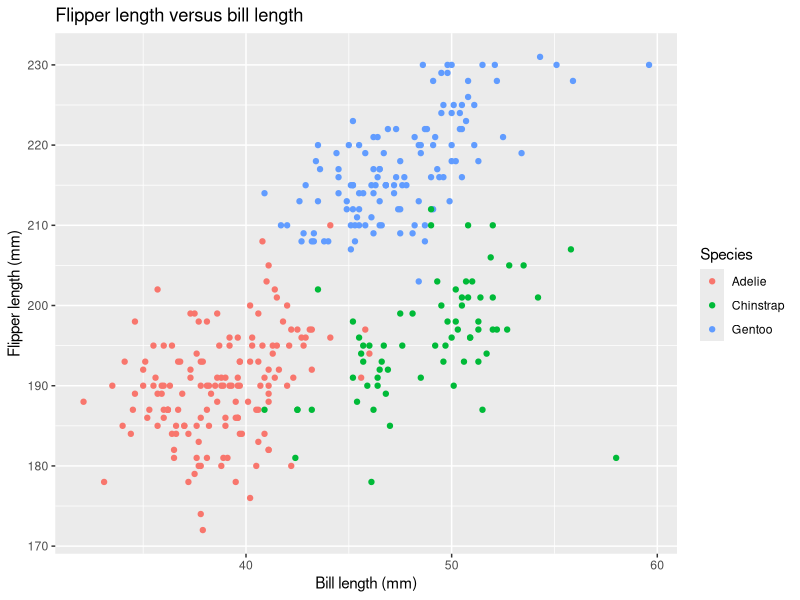
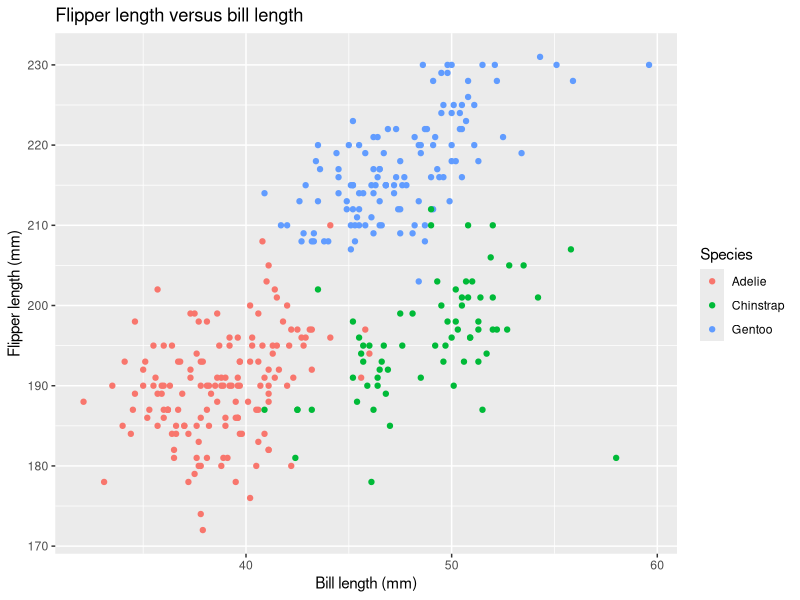

Write the R code that produced these figures, in order.
## ---- chunk 1
knitr::opts_chunk$set(echo = TRUE)
library(ggplot2)
library(dplyr)
## ---- chunk 2
data("penguins", package = "palmerpenguins")
## ---- chunk 3
penguin_plot = ggplot(
  penguins,
  aes(
    x = bill_length_mm,
    y = flipper_length_mm,
    color = species
  )
) +
  geom_point(na.rm = TRUE) +
  labs(
    title = "Flipper length versus bill length",
    x = "Bill length (mm)",
    y = "Flipper length (mm)",
    color = "Species"
  )

penguin_plot

ggsave(
  filename = "penguin_scatterplot.png",
  plot = penguin_plot,
  width = 7,
  height = 5,
  units = "in",
  dpi = 300
)
## ---- chunk 4
set.seed(123)

variable_types = tibble(
  normal_sample = rnorm(10),
  is_positive = normal_sample > 0,
  character_values = c(
    "apple", "banana", "cherry", "apple", "banana",
    "cherry", "apple", "banana", "cherry", "apple"
  ),
  factor_values = factor(
    c(
      "low", "medium", "high", "low", "medium",
      "high", "low", "medium", "high", "low"
    ),
    levels = c("low", "medium", "high")
  )
)

variable_types
## ---- chunk 5
mean(pull(variable_types, normal_sample))
mean(pull(variable_types, is_positive))
mean(pull(variable_types, character_values))
mean(pull(variable_types, factor_values))
## ---- chunk 6
as.numeric(pull(variable_types, is_positive))
as.numeric(pull(variable_types, character_values))
as.numeric(pull(variable_types, factor_values))
